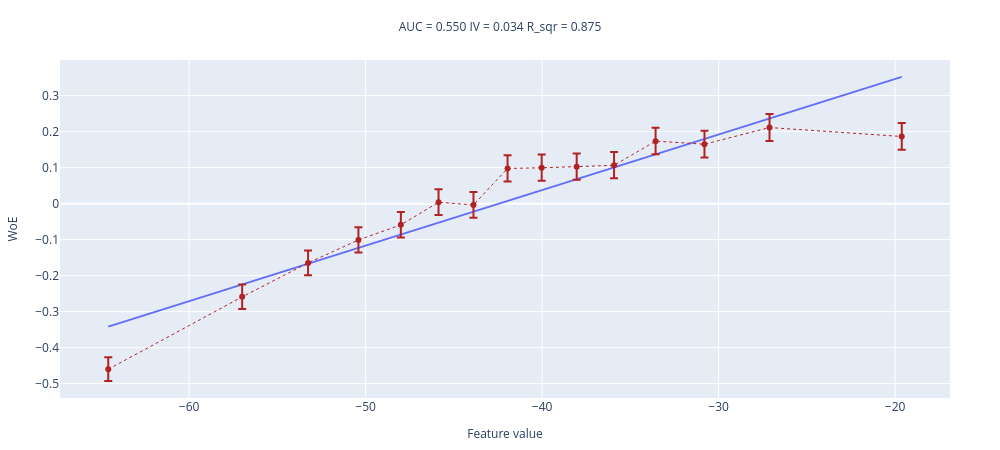
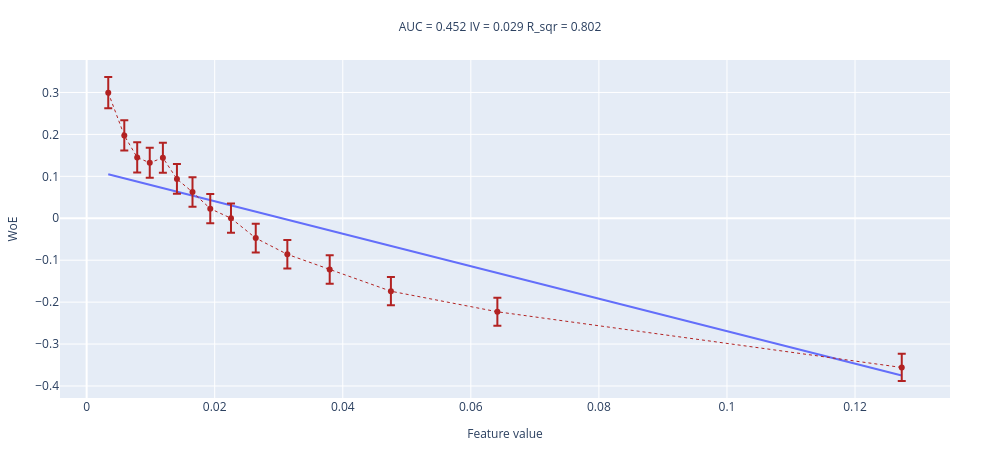
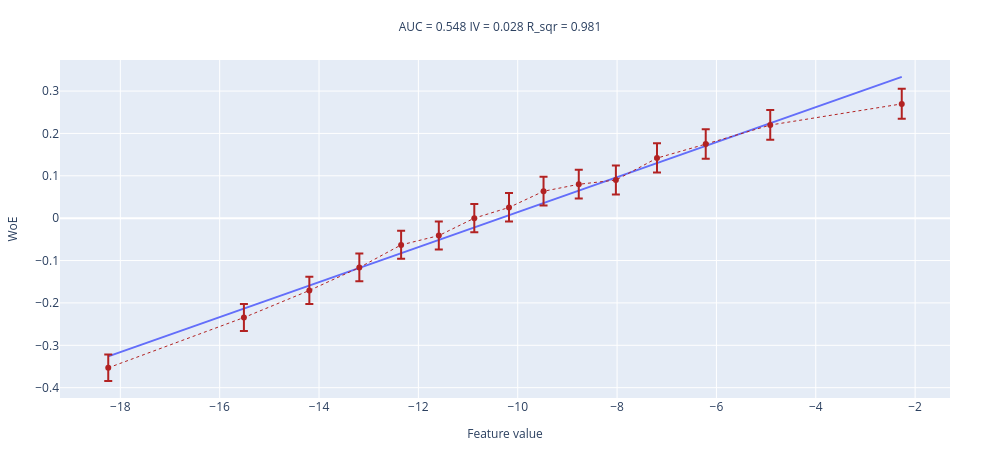

The cell these charts' notebook holds for them, in order:
### Markdown cell above
Видимо придётся проверять все..)

### Code cell
for x in top15features_stable:
    val = train_data_df[x].dropna()
    print(x)
    woe_line(np.asarray(val), np.asarray(target_train[val.index]), 15).show()

### Figure 1 — Plotly figure (JSON) as saved in the notebook; plotly's stock layout.template omitted (floating-point values rounded to 4 significant figures)
{"data": [{"mode": "lines", "name": "interpolation_line", "showlegend": false, "type": "scatter", "x": [-64.58, -57.0, -53.26, -50.41, -48.01, -45.87, -43.89, -41.96, -40.03, -38.04, -35.93, -33.57, -30.8, -27.12, -19.63], "y": [-0.3418, -0.2247, -0.1671, -0.123, -0.08594, -0.05299, -0.02245, 0.007362, 0.03718, 0.06779, 0.1005, 0.1368, 0.1795, 0.2364, 0.352]}, {"error_y": {"array": [0.03321, 0.03415, 0.03471, 0.03513, 0.03543, 0.0359, 0.03585, 0.03669, 0.0367, 0.03673, 0.03676, 0.03738, 0.0373, 0.03774, 0.0375], "arrayminus": [0.03298, 0.03379, 0.03429, 0.03467, 0.03494, 0.03537, 0.03532, 0.03608, 0.03609, 0.03612, 0.03615, 0.03671, 0.03663, 0.03704, 0.03682], "symmetric": false, "type": "data"}, "line": {"color": "firebrick", "dash": "dot", "width": 1}, "name": "WoE", "showlegend": false, "type": "scatter", "x": [-64.58, -57.0, -53.26, -50.41, -48.01, -45.87, -43.89, -41.96, -40.03, -38.04, -35.93, -33.57, -30.8, -27.12, -19.63], "y": [-0.46, -0.259, -0.1647, -0.1009, -0.059, 0.003741, -0.003615, 0.09775, 0.09957, 0.1026, 0.1064, 0.1736, 0.1649, 0.2113, 0.1865]}], "layout": {"height": 450, "margin": {"b": 50, "l": 50, "r": 50, "t": 60}, "title": {"font": {"size": 12}, "text": "AUC = 0.550 IV = 0.034 R_sqr = 0.875 ", "x": 0.5, "xanchor": "center", "y": 0.95, "yanchor": "top"}, "width": 1000, "xaxis": {"title": {"font": {"size": 12}, "text": "Feature value"}}, "yaxis": {"title": {"font": {"size": 12}, "text": "WoE"}}}}

### Figure 2 — Plotly figure (JSON) as saved in the notebook; plotly's stock layout.template omitted (floating-point values rounded to 4 significant figures)
{"data": [{"mode": "lines", "name": "interpolation_line", "showlegend": false, "type": "scatter", "x": [0.003375, 0.00588, 0.007896, 0.009856, 0.01191, 0.0141, 0.01653, 0.01931, 0.02254, 0.02641, 0.03134, 0.03796, 0.04752, 0.06414, 0.1273], "y": [0.1051, 0.09539, 0.08758, 0.07999, 0.07204, 0.06354, 0.05413, 0.04338, 0.03084, 0.01586, -0.00325, -0.02887, -0.06591, -0.1303, -0.375]}, {"error_y": {"array": [0.03761, 0.03659, 0.03611, 0.036, 0.03611, 0.03567, 0.03541, 0.03509, 0.03491, 0.03456, 0.03429, 0.03405, 0.03372, 0.03343, 0.03275], "arrayminus": [0.03687, 0.03594, 0.0355, 0.0354, 0.0355, 0.03509, 0.03486, 0.03457, 0.03441, 0.03409, 0.03385, 0.03363, 0.03333, 0.03308, 0.03247], "symmetric": false, "type": "data"}, "line": {"color": "firebrick", "dash": "dot", "width": 1}, "name": "WoE", "showlegend": false, "type": "scatter", "x": [0.003375, 0.00588, 0.007896, 0.009856, 0.01191, 0.0141, 0.01653, 0.01931, 0.02254, 0.02641, 0.03134, 0.03796, 0.04752, 0.06414, 0.1273], "y": [0.2995, 0.1973, 0.1449, 0.1323, 0.1443, 0.09351, 0.06246, 0.02298, 4.169e-05, -0.04733, -0.08598, -0.1223, -0.1739, -0.223, -0.3558]}], "layout": {"height": 450, "margin": {"b": 50, "l": 50, "r": 50, "t": 60}, "title": {"font": {"size": 12}, "text": "AUC = 0.452 IV = 0.029 R_sqr = 0.802 ", "x": 0.5, "xanchor": "center", "y": 0.95, "yanchor": "top"}, "width": 1000, "xaxis": {"title": {"font": {"size": 12}, "text": "Feature value"}}, "yaxis": {"title": {"font": {"size": 12}, "text": "WoE"}}}}

### Figure 3 — Plotly figure (JSON) as saved in the notebook; plotly's stock layout.template omitted (floating-point values rounded to 4 significant figures)
{"data": [{"mode": "lines", "name": "interpolation_line", "showlegend": false, "type": "scatter", "x": [-18.24, -15.51, -14.19, -13.19, -12.35, -11.59, -10.87, -10.18, -9.48, -8.771, -8.024, -7.196, -6.215, -4.916, -2.269], "y": [-0.326, -0.2133, -0.1589, -0.1174, -0.08264, -0.05131, -0.02182, 0.007029, 0.03572, 0.065, 0.09584, 0.13, 0.1705, 0.2241, 0.3334]}, {"error_y": {"array": [0.03161, 0.03218, 0.03254, 0.03288, 0.03323, 0.03338, 0.03367, 0.03386, 0.03415, 0.03429, 0.03437, 0.0348, 0.03509, 0.03549, 0.03597], "arrayminus": [0.03135, 0.03186, 0.03218, 0.03248, 0.0328, 0.03294, 0.0332, 0.03337, 0.03364, 0.03376, 0.03384, 0.03423, 0.0345, 0.03487, 0.0353], "symmetric": false, "type": "data"}, "line": {"color": "firebrick", "dash": "dot", "width": 1}, "name": "WoE", "showlegend": false, "type": "scatter", "x": [-18.24, -15.51, -14.19, -13.19, -12.35, -11.59, -10.87, -10.18, -9.48, -8.771, -8.024, -7.196, -6.215, -4.916, -2.269], "y": [-0.3531, -0.2345, -0.1706, -0.1165, -0.06307, -0.04113, 4.06e-05, 0.02528, 0.06354, 0.07996, 0.09001, 0.1418, 0.1748, 0.2198, 0.2697]}], "layout": {"height": 450, "margin": {"b": 50, "l": 50, "r": 50, "t": 60}, "title": {"font": {"size": 12}, "text": "AUC = 0.548 IV = 0.028 R_sqr = 0.981 ", "x": 0.5, "xanchor": "center", "y": 0.95, "yanchor": "top"}, "width": 1000, "xaxis": {"title": {"font": {"size": 12}, "text": "Feature value"}}, "yaxis": {"title": {"font": {"size": 12}, "text": "WoE"}}}}
